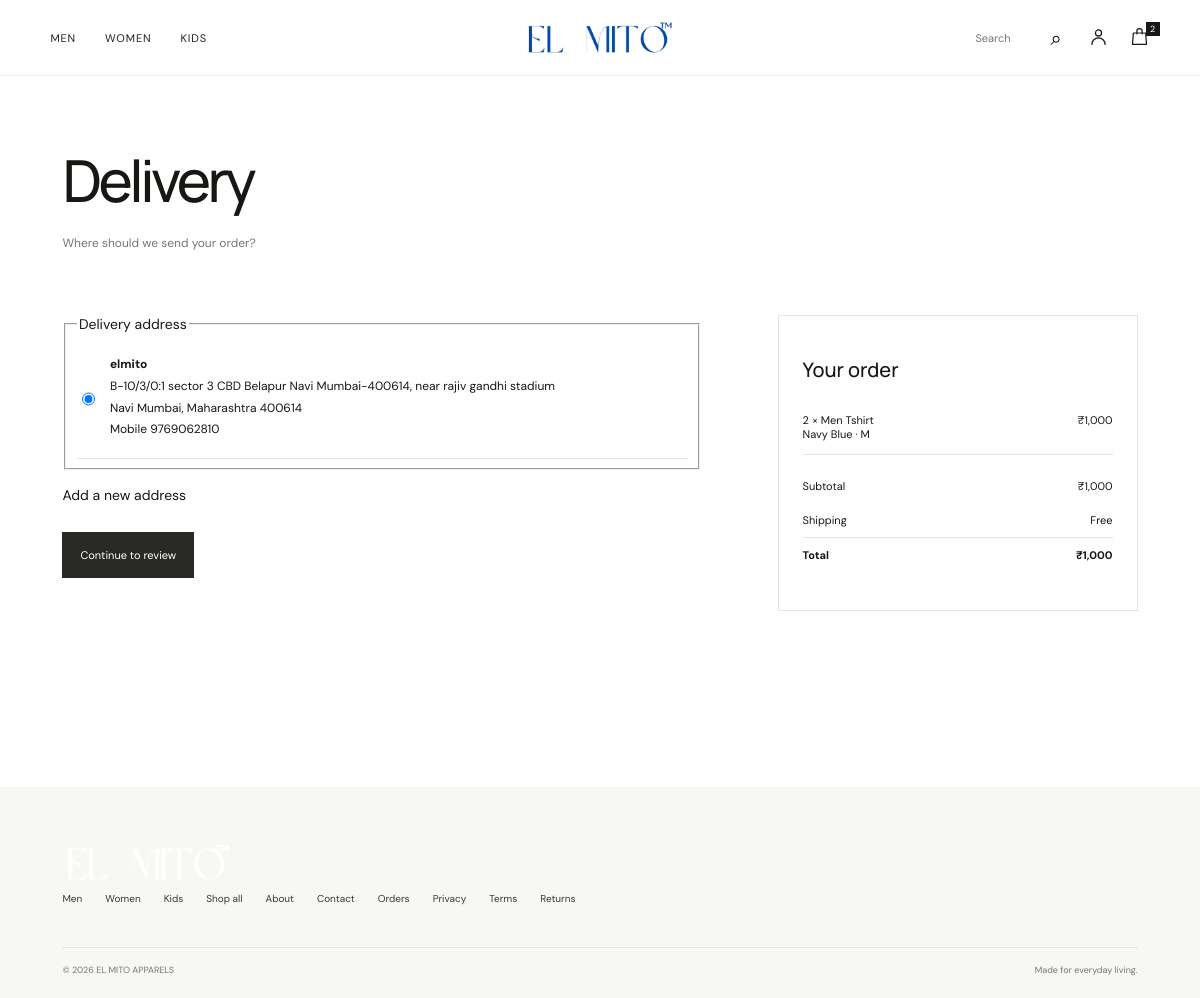
The page /checkout/ (signed in) on the database its author committed.
### apps/accounts/models.py (models this page shows, shortened)
class Address(TimeStampedModel):
    user = models.ForeignKey(settings.AUTH_USER_MODEL, on_delete=models.CASCADE, related_name="addresses")
    full_name = models.CharField(max_length=150)
    phone = models.CharField(max_length=10, validators=[validate_indian_mobile])
    line1 = models.CharField("Address", max_length=255)
    city = models.CharField(max_length=100)
    state = models.CharField(max_length=100)
    pincode = models.CharField(max_length=6, validators=[validate_pincode])
    landmark = models.CharField(max_length=150, blank=True)
    is_default = models.BooleanField(default=False)
    class Meta:
        verbose_name_plural = "addresses"
        ordering = ["-is_default", "-created_at"]
        constraints = [
            models.UniqueConstraint(
                fields=["user"], condition=models.Q(is_default=True), name="one_default_address_per_user"
            )
        ]

### apps/products/models.py (models this page shows, shortened)
class Product(TimeStampedModel):
    class Status(models.TextChoices):
        DRAFT = "draft", "Draft"
        ACTIVE = "active", "Active"
        ARCHIVED = "archived", "Archived"
    name = models.CharField(max_length=200)
    slug = models.SlugField(max_length=220, unique=True, blank=True)
    sku = models.CharField("SKU", max_length=40, unique=True)
    description = models.TextField(blank=True)
    category = models.ForeignKey(Category, on_delete=models.PROTECT, related_name="products")
    price = models.DecimalField(max_digits=10, decimal_places=2, validators=[MinValueValidator(Decimal("0.01"))])
    discount_price = models.DecimalField(
        max_digits=10, decimal_places=2, null=True, blank=True, validators=[MinValueValidator(Decimal("0.01"))]
    )
    status = models.CharField(max_length=10, choices=Status.choices, default=Status.DRAFT, db_index=True)
    is_featured = models.BooleanField(default=False)
    is_new_arrival = models.BooleanField(default=False)
    is_best_seller = models.BooleanField(default=False)
    popularity = models.PositiveIntegerField(default=0, help_text="Incremented on each paid sale.")
    audience = models.CharField(max_length=8, choices=[('all', 'All'), ('men', 'Men'), ('women', 'Women'), ('kids', 'Kids')], default='all', db_index=True)
    class Meta:
        ordering = ["-created_at"]
        constraints = [
            models.CheckConstraint(
                condition=Q(discount_price__isnull=True) | Q(discount_price__lt=models.F("price")),
                name="discount_price_below_price",
            )
        ]
    @property
    def selling_price(self) -> Decimal:
        return self.discount_price if self.discount_price else self.price

class ProductVariant(TimeStampedModel):
    class Size(models.TextChoices):
        XS = "XS", "XS"
        S = "S", "S"
        M = "M", "M"
        L = "L", "L"
        XL = "XL", "XL"
        XXL = "XXL", "XXL"
    product = models.ForeignKey(Product, on_delete=models.CASCADE, related_name="variants")
    color = models.CharField(
        "Color name", max_length=40, help_text="Enter a color name such as Navy Blue."
    )
    size = models.CharField(max_length=3, choices=Size.choices)
    sku = models.CharField("SKU", max_length=50, unique=True)
    stock = models.PositiveIntegerField(default=0)
    is_active = models.BooleanField(default=True)
    class Meta:
        ordering = ["color", "id"]
        constraints = [
            models.UniqueConstraint(fields=["product", "color", "size"], name="uniq_variant_per_product")
        ]

### apps/orders/views.py (the view, shortened to what this page needs)
# urls.py: path("checkout/", views.checkout, name="checkout"),
@login_required
def checkout(request):
    result, response = _cart_or_redirect(request)
    if response:
        return response
    _, summary = result
    addresses = list(request.user.addresses.all())
    selected = _selected_address(request)
    if selected is None and addresses:
        selected = next((a for a in addresses if a.is_default), addresses[0])
    return render(request, "orders/checkout.html", {"summary": summary, "addresses": addresses, "selected": selected})

### apps/cart/services/cart.py (called while the page is built, shortened)
def money(value) -> Decimal:
    return Decimal(value).quantize(CENT, rounding=ROUND_HALF_UP)

def get_cart(request, create=False):
    if request.user.is_authenticated:
        if create:
            return Cart.objects.get_or_create(user=request.user)[0]
        return Cart.objects.filter(user=request.user).first()

def item_count(request) -> int:
    if request.user.is_authenticated:
        qs = CartItem.objects.filter(cart__user=request.user)
    else:
        token = request.session.get(SESSION_KEY)
        if not token:
            return 0
        qs = CartItem.objects.filter(cart__session_key=token)
    return qs.aggregate(n=Sum("quantity"))["n"] or 0

def refresh(cart, user=None) -> CartSummary:
    summary = summarize(cart, user)
    if summary.coupon_error and cart.coupon_id:
        cart.coupon = None
        cart.save(update_fields=["coupon", "updated_at"])
    return summary

    @property
    def has_problems(self):
        return any(line.problem for line in self.lines)

### apps/core/context_processors.py (called while the page is built)
def site(request):
    digits = re.sub(r"\D", "", settings.WHATSAPP_PROVIDER_NUMBER or "")
    if len(digits) == 10:
        digits = "91" + digits
    return {
        "nav_categories": list(Category.objects.filter(is_active=True)[:4]),
        "whatsapp_url": f"https://wa.me/{digits}" if digits else "",
        "cart_count": item_count(request),
        "SITE_URL": settings.SITE_URL,
        "FREE_SHIPPING_THRESHOLD": settings.FREE_SHIPPING_THRESHOLD,
        "FLAT_SHIPPING_CHARGE": settings.FLAT_SHIPPING_CHARGE,
    }

### apps/core/templatetags/elmito.py (called while the page is built)
def _indian_group(integer: str) -> str:
    if len(integer) <= 3:
        return integer
    head, tail = integer[:-3], integer[-3:]
    parts = []
    while len(head) > 2:
        parts.insert(0, head[-2:])
        head = head[:-2]
    if head:
        parts.insert(0, head)
    return ",".join(parts + [tail])

@register.filter
def inr(value):
    try:
        amount = Decimal(value).quantize(Decimal("0.01"))
    except (InvalidOperation, TypeError, ValueError):
        return ""
    whole, _, fraction = f"{amount:.2f}".partition(".")
    text = _indian_group(whole)
    return f"₹{text}" if fraction == "00" else f"₹{text}.{fraction}"

### apps/orders/views.py (called while the page is built)
def _selected_address(request):
    pk = request.session.get(ADDRESS_KEY)
    return request.user.addresses.filter(pk=pk).first() if pk else None

### apps/products/services/inventory.py (called while the page is built)
def available_quantity(variant: ProductVariant) -> int:
    if not variant.is_active or variant.product.status != Product.Status.ACTIVE:
        return 0
    return variant.stock

### templates/orders/checkout.html (shortened to what this page needs)
{% extends "base.html" %}
{% block content %}
<div class="wrap">
  <div class="page-head"><h1>Delivery</h1><p>Where should we send your order?</p></div>
  <div class="cart">
    <div>
      {% if addresses %}
      <form method="post">
        <fieldset class="address-choices"><legend class="visually-hidden">Delivery address</legend>
          {% for a in addresses %}
          <label class="address-choice">
            <input type="radio" name="address" value="{{ a.pk }}" {% if selected.pk == a.pk %}checked{% endif %}>
            <span><strong>{{ a.full_name }}</strong><br>{{ a.line1 }}{% if a.landmark %}, near {{ a.landmark }}{% endif %}<br>{{ a.city }}, {{ a.state }} {{ a.pincode }}<br>Mobile {{ a.phone }}</span>
          </label>
          {% endfor %}
        </fieldset>
        <p class="help" style="margin:16px 0 28px"><a class="link-quiet" href="{% url 'accounts:address_create' %}?next={% url 'orders:checkout' %}">Add a new address</a></p>
        <button class="btn" type="submit">Continue to review</button>
      </form>
      {% else %}
      <p class="sub">You haven't saved an address yet.</p>
      <a class="btn" href="{% url 'accounts:address_create' %}?next={% url 'orders:checkout' %}">Add delivery address</a>
      {% endif %}
    </div>
    <aside class="summary"><h2>Your order</h2>{% include "includes/order_lines.html" %}{% include "includes/totals.html" %}</aside>
  </div>
  <div style="height:96px"></div>
</div>
{% endblock %}

### templates/includes/order_lines.html
{% load elmito %}
<ul class="mini-lines">
  {% for line in summary.lines %}
  <li><span>{{ line.quantity }} × {{ line.product.name }}<br><span class="card__sub">{{ line.variant.color }} · {{ line.variant.size }}</span></span><span class="price">{{ line.line_total|inr }}</span></li>
  {% endfor %}
</ul>

### store/static/store/site.css (style rules this page uses)
:root { --ink:#22231f;--muted:#777970;--line:#e7e5df;--paper:#f8f7f3;--white:#fff;--olive:#65694f;--olive-dark:#4e523e;--sand:#e8e3d8;--serif:Georgia,"Times New Roman",serif;--sans:"DM Sans",Arial,sans-serif;--display:Manrope,"DM Sans",sans-serif }
* { box-sizing:border-box }
html { scroll-behavior:smooth }
body { margin:0;background:var(--paper);color:var(--ink);font-family:var(--sans);font-size:14px;-webkit-font-smoothing:antialiased }
a { color:inherit;text-decoration:none }
button,input,select,textarea { font:inherit }
button,a,select { -webkit-tap-highlight-color:transparent }
button { cursor:pointer }
:root { --ink:#171714;--muted:#77766f;--line:#e6e4df;--paper:#fff;--olive:#65694f;--sans:"DM Sans",Arial,sans-serif;--display:"Manrope","DM Sans",sans-serif }
body { background:#fff;color:var(--ink);font-family:var(--sans);font-size:14px }
.container h1,.page-head h1 { font-family:var(--display);font-size:clamp(36px,5vw,58px);font-weight:500;letter-spacing:-.06em;margin:0 0 14px }
.container .sub,.page-head p { color:var(--muted);font-size:12px;line-height:1.8;margin:0 0 28px }
.container .btn,.page-head .btn,.cart .btn { display:inline-flex;align-items:center;justify-content:center;min-height:46px;padding:12px 18px;border:0;background:#292a25;color:#fff;font-size:11px }
.wrap { padding:0 5.2% }
.page-head { padding:64px 0 32px }
.cart { display:grid;grid-template-columns:minmax(0,1fr) minmax(260px,360px);gap:7%;padding-bottom:80px }
.summary { padding:24px;border:1px solid var(--line);align-self:start }
.summary h2,.review-blocks h2 { font-family:var(--display);font-size:20px;font-weight:500 }
.mini-lines,.addr-list { list-style:none;padding:0 }
.mini-lines li { display:flex;justify-content:space-between;gap:14px;padding:13px 0;border-bottom:1px solid var(--line);font-size:11px }
.address-choice { display:flex;gap:12px;padding:17px 0;border-bottom:1px solid var(--line);font-size:12px;line-height:1.8 }

### rows shown on the page
Address: address "☑ elmito B-10/3/0:1 sector 3 CBD", full_name "elmito", line1 "B-10/3/0:1 sector 3 CBD Belapur Navi Mumbai-400614", landmark "rajiv gandhi stadium", city "Navi Mumbai", state "Maharashtra", pincode "400614", phone "9769062810"
Product: product.name "Men Tshirt"
ProductVariant: variant.color "Navy Blue", variant.size "M"

### other values the page prints
{{ cart_count }} "2"
{{ line.quantity }} "2"
{{ line.line_total|inr }} "₹1,000"
{{ summary.subtotal|inr }} "₹1,000"
{{ summary.total|inr }} "₹1,000"
